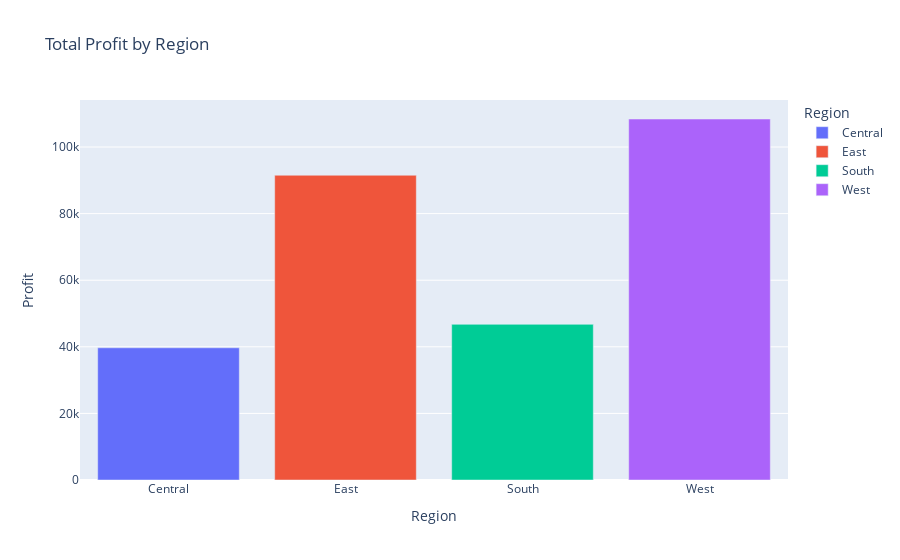
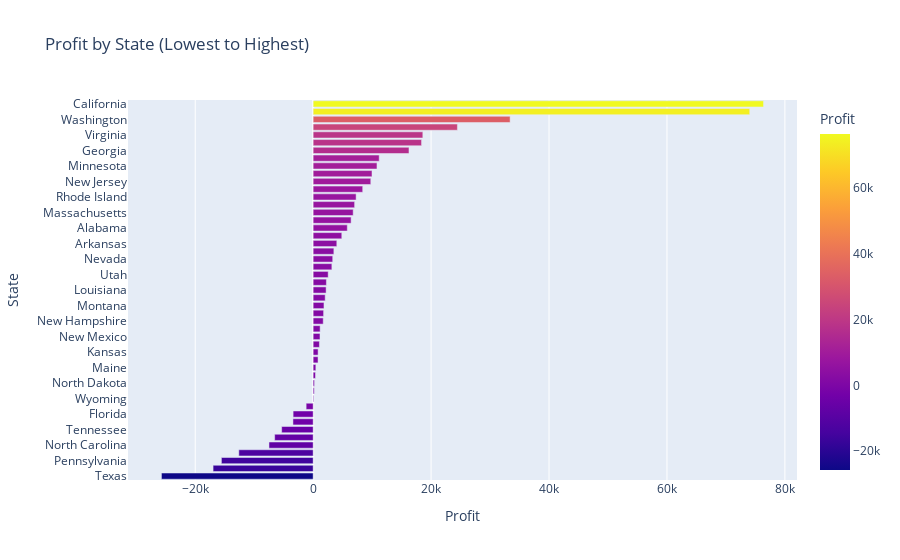
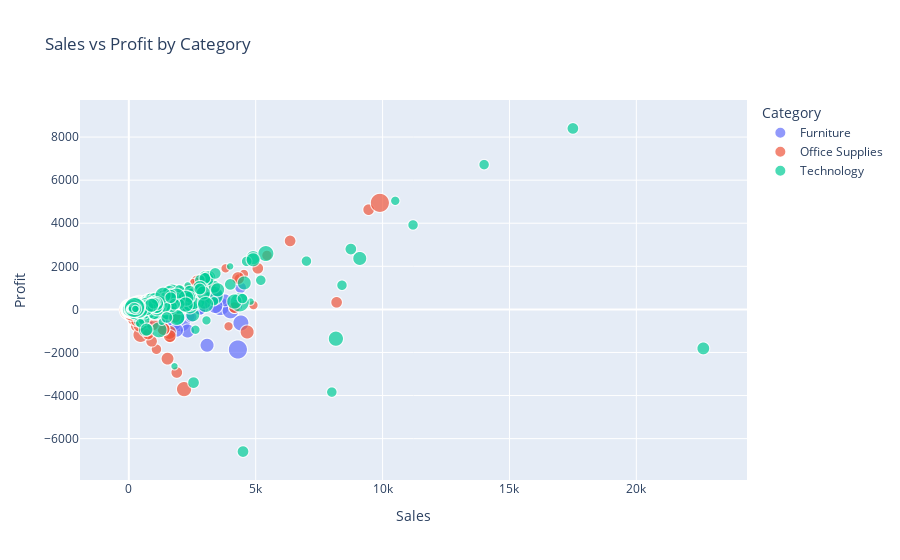

Notebook code for these charts, in order:
### Code cell
fig4 = px.bar(df.groupby("Region")["Profit"].sum().reset_index(), x="Region", y="Profit", color="Region", title="Total Profit by Region")
fig4.show()

fig5 = px.bar(df.groupby("State")["Profit"].sum().sort_values().reset_index(), x="Profit", y="State", color="Profit", title="Profit by State (Lowest to Highest)")
fig5.show()

fig6 = px.scatter(df, x="Sales", y="Profit", color="Category", size="Quantity", hover_data=["Sub-Category"], title="Sales vs Profit by Category")
fig6.show()

### Figure 1 — Plotly figure (JSON) as saved in the notebook; plotly's stock layout.template omitted (floating-point values rounded to 4 significant figures)
{"data": [{"hovertemplate": "Region=%{x}<br>Profit=%{y}<extra></extra>", "legendgroup": "Central", "marker": {"color": "#636efa", "pattern": {"shape": ""}}, "name": "Central", "orientation": "v", "showlegend": true, "textposition": "auto", "type": "bar", "x": ["Central"], "xaxis": "x", "y": [39710.0], "yaxis": "y"}, {"hovertemplate": "Region=%{x}<br>Profit=%{y}<extra></extra>", "legendgroup": "East", "marker": {"color": "#EF553B", "pattern": {"shape": ""}}, "name": "East", "orientation": "v", "showlegend": true, "textposition": "auto", "type": "bar", "x": ["East"], "xaxis": "x", "y": [91520.0], "yaxis": "y"}, {"hovertemplate": "Region=%{x}<br>Profit=%{y}<extra></extra>", "legendgroup": "South", "marker": {"color": "#00cc96", "pattern": {"shape": ""}}, "name": "South", "orientation": "v", "showlegend": true, "textposition": "auto", "type": "bar", "x": ["South"], "xaxis": "x", "y": [46750.0], "yaxis": "y"}, {"hovertemplate": "Region=%{x}<br>Profit=%{y}<extra></extra>", "legendgroup": "West", "marker": {"color": "#ab63fa", "pattern": {"shape": ""}}, "name": "West", "orientation": "v", "showlegend": true, "textposition": "auto", "type": "bar", "x": ["West"], "xaxis": "x", "y": [108400.0], "yaxis": "y"}], "layout": {"barmode": "relative", "legend": {"title": {"text": "Region"}, "tracegroupgap": 0}, "title": {"text": "Total Profit by Region"}, "xaxis": {"anchor": "y", "categoryarray": ["Central", "East", "South", "West"], "categoryorder": "array", "domain": [0, 1], "title": {"text": "Region"}}, "yaxis": {"anchor": "x", "domain": [0, 1], "title": {"text": "Profit"}}}}

### Figure 2 — Plotly figure (JSON) as saved in the notebook; plotly's stock layout.template omitted (floating-point values rounded to 4 significant figures)
{"data": [{"hovertemplate": "Profit=%{marker.color}<br>State=%{y}<extra></extra>", "legendgroup": "", "marker": {"color": [-25730.0, -16970.0, -15560.0, -12610.0, -7491.0, -6528.0, -5342.0, -3428.0, -3399.0, -1190.0, 100.2, 185.9, 230.1, 394.8, 454.5, 826.7, 836.4, 1060.0, 1157.0, 1184.0, 1707.0, 1769.0, 1833.0, 2037.0, 2196.0, 2245.0, 2547.0, 3173.0, 3317.0, 3511.0, 4009.0, 4854.0, 5787.0, 6436.0, 6786.0, 7031.0, 7286.0, 8402.0, 9773.0, 9977.0, 10820.0, 11200.0, 16250.0, 18380.0, 18600.0, 24460.0, 33400.0, 74040.0, 76380.0], "coloraxis": "coloraxis", "pattern": {"shape": ""}}, "name": "", "orientation": "h", "showlegend": false, "textposition": "auto", "type": "bar", "x": [-25730.0, -16970.0, -15560.0, -12610.0, -7491.0, -6528.0, -5342.0, -3428.0, -3399.0, -1190.0, 100.2, 185.9, 230.1, 394.8, 454.5, 826.7, 836.4, 1060.0, 1157.0, 1184.0, 1707.0, 1769.0, 1833.0, 2037.0, 2196.0, 2245.0, 2547.0, 3173.0, 3317.0, 3511.0, 4009.0, 4854.0, 5787.0, 6436.0, 6786.0, 7031.0, 7286.0, 8402.0, 9773.0, 9977.0, 10820.0, 11200.0, 16250.0, 18380.0, 18600.0, 24460.0, 33400.0, 74040.0, 76380.0], "xaxis": "x", "y": ["Texas", "Ohio", "Pennsylvania", "Illinois", "North Carolina", "Colorado", "Tennessee", "Arizona", "Florida", "Oregon", "Wyoming", "West Virginia", "North Dakota", "South Dakota", "Maine", "Idaho", "Kansas", "District of Columbia", "New Mexico", "Iowa", "New Hampshire", "South Carolina", "Montana", "Nebraska", "Louisiana", "Vermont", "Utah", "Mississippi", "Nevada", "Connecticut", "Arkansas", "Oklahoma", "Alabama", "Missouri", "Massachusetts", "Maryland", "Rhode Island", "Wisconsin", "New Jersey", "Delaware", "Minnesota", "Kentucky", "Georgia", "Indiana", "Virginia", "Michigan", "Washington", "New York", "California"], "yaxis": "y"}], "layout": {"barmode": "relative", "coloraxis": {"colorbar": {"title": {"text": "Profit"}}, "colorscale": [[0, "#0d0887"], [0.1111, "#46039f"], [0.2222, "#7201a8"], [0.3333, "#9c179e"], [0.4444, "#bd3786"], [0.5556, "#d8576b"], [0.6667, "#ed7953"], [0.7778, "#fb9f3a"], [0.8889, "#fdca26"], [1, "#f0f921"]]}, "legend": {"tracegroupgap": 0}, "title": {"text": "Profit by State (Lowest to Highest)"}, "xaxis": {"anchor": "y", "domain": [0, 1], "title": {"text": "Profit"}}, "yaxis": {"anchor": "x", "domain": [0, 1], "title": {"text": "State"}}}}

### Figure 3 — Plotly figure (JSON) as saved in the notebook; plotly's stock layout.template omitted (floating-point values rounded to 4 significant figures; data arrays with more than 128 entries replaced by an {"elided": "..."} marker saying what was removed)
{"data": [{"customdata": {"elided": "2121x1 str values"}, "hovertemplate": "Category=Furniture<br>Sales=%{x}<br>Profit=%{y}<br>Quantity=%{marker.size}<br>Sub-Category=%{customdata[0]}<extra></extra>", "legendgroup": "Furniture", "marker": {"color": "#636efa", "size": {"elided": "2121 int values"}, "sizemode": "area", "sizeref": 0.035, "symbol": "circle"}, "mode": "markers", "name": "Furniture", "showlegend": true, "type": "scattergl", "x": {"elided": "2121 float values"}, "xaxis": "x", "y": {"elided": "2121 float values"}, "yaxis": "y"}, {"customdata": {"elided": "6026x1 str values"}, "hovertemplate": "Category=Office Supplies<br>Sales=%{x}<br>Profit=%{y}<br>Quantity=%{marker.size}<br>Sub-Category=%{customdata[0]}<extra></extra>", "legendgroup": "Office Supplies", "marker": {"color": "#EF553B", "size": {"elided": "6026 int values"}, "sizemode": "area", "sizeref": 0.035, "symbol": "circle"}, "mode": "markers", "name": "Office Supplies", "showlegend": true, "type": "scattergl", "x": {"elided": "6026 float values"}, "xaxis": "x", "y": {"elided": "6026 float values"}, "yaxis": "y"}, {"customdata": {"elided": "1847x1 str values"}, "hovertemplate": "Category=Technology<br>Sales=%{x}<br>Profit=%{y}<br>Quantity=%{marker.size}<br>Sub-Category=%{customdata[0]}<extra></extra>", "legendgroup": "Technology", "marker": {"color": "#00cc96", "size": {"elided": "1847 int values"}, "sizemode": "area", "sizeref": 0.035, "symbol": "circle"}, "mode": "markers", "name": "Technology", "showlegend": true, "type": "scattergl", "x": {"elided": "1847 float values"}, "xaxis": "x", "y": {"elided": "1847 float values"}, "yaxis": "y"}], "layout": {"legend": {"itemsizing": "constant", "title": {"text": "Category"}, "tracegroupgap": 0}, "title": {"text": "Sales vs Profit by Category"}, "xaxis": {"anchor": "y", "domain": [0, 1], "title": {"text": "Sales"}}, "yaxis": {"anchor": "x", "domain": [0, 1], "title": {"text": "Profit"}}}}
